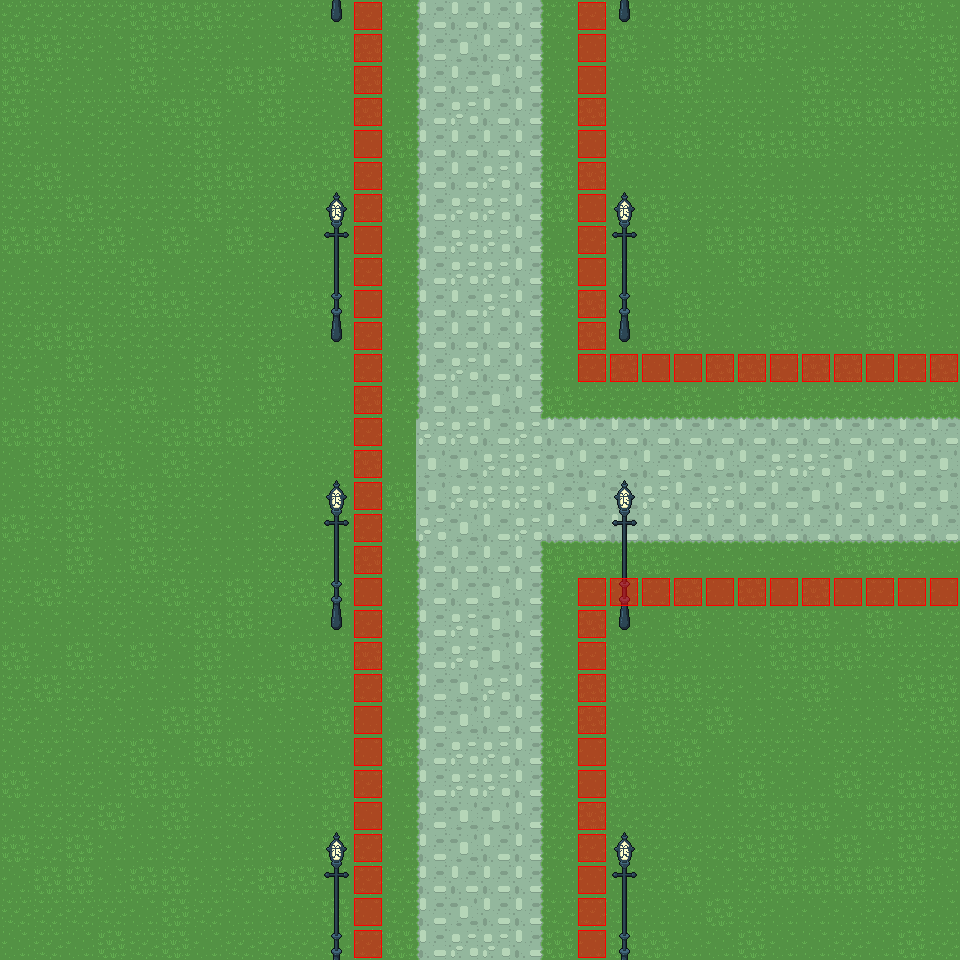

This is a level from a 2D game, rendered from its Tiled map with the project's own tilesets. A one-line summary and the map file follow, with tile-layer data summarised:
An orthogonal 30x30 tile map with 32x32 px tiles, 4 tile layers (Terrain, Decoration, Decoration Upper, Collision), 3 tilesets.

<map version="1.0" orientation="orthogonal" width="30" height="30" tilewidth="32" tileheight="32">
 <properties>
  <property name="east" value="path_e, 0" />
  <property name="north" value="path_a, 0" />
  <property name="south" value="path_g, 0" />
 </properties>
 <tileset firstgid="1" name="collision" tilewidth="32" tileheight="32">
  <image source="data/tilesets/collision.png" width="32" height="32" />
 </tileset>
 <tileset firstgid="2" name="terrain" tilewidth="32" tileheight="32">
  <image source="data/tilesets/punky/bf terrain .png" width="352" height="1600" />
 </tileset>
 <tileset firstgid="552" name="bf ponyville decoration elements" tilewidth="32" tileheight="32">
  <image source="data/tilesets/punky/bf ponyville decoration elements.png" width="288" height="736" />
 </tileset>
 <layer name="Terrain" width="30" height="30">
  <data>[900 cells, 900 non-empty, 14 distinct tile ids]</data>
 </layer>
 <layer name="Decoration" width="30" height="30">
  <data>[900 cells, 6 non-empty, 1 distinct tile ids]</data>
 </layer>
 <layer name="Decoration Upper" width="30" height="30">
  <properties>
   <property name="render" value="above" />
  </properties>
  <data>[900 cells, 24 non-empty, 4 distinct tile ids]</data>
 </layer>
 <layer name="Collision" width="30" height="30">
  <data>[900 cells, 76 non-empty, 1 distinct tile ids]</data>
 </layer>
</map>